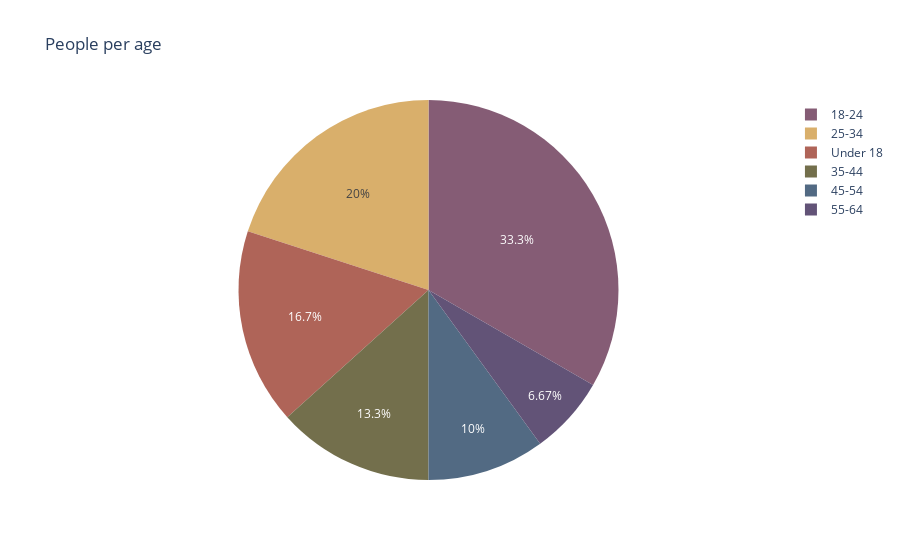

Notebook cell for this chart:
### Code cell
import plotly.express as px

# Making the pue people per age chart
fig = px.pie(
    DF_People_per_age[['Ages', 'Total people number']],
    values = 'Total people number',
    names = 'Ages',
    color_discrete_sequence=px.colors.qualitative.Antique,
    title = 'People per age'
)
fig.show()

### Figure 1 — Plotly figure (JSON) as saved in the notebook; plotly's stock layout.template omitted (floating-point values rounded to 4 significant figures)
{"data": [{"domain": {"x": [0, 1], "y": [0, 1]}, "hovertemplate": "Ages=%{label}<br>Total people number=%{value}<extra></extra>", "labels": ["Under 18", "18-24", "25-34", "35-44", "45-54", "55-64"], "legendgroup": "", "name": "", "showlegend": true, "type": "pie", "values": [5, 10, 6, 4, 3, 2]}], "layout": {"legend": {"tracegroupgap": 0}, "piecolorway": ["rgb(133, 92, 117)", "rgb(217, 175, 107)", "rgb(175, 100, 88)", "rgb(115, 111, 76)", "rgb(82, 106, 131)", "rgb(98, 83, 119)", "rgb(104, 133, 92)", "rgb(156, 156, 94)", "rgb(160, 97, 119)", "rgb(140, 120, 93)", "rgb(124, 124, 124)"], "title": {"text": "People per age"}}}
